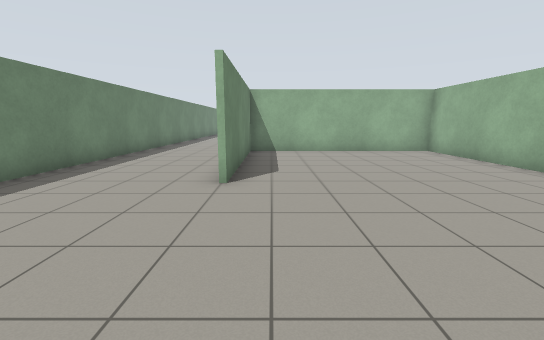
[1] (above)

22 first-person views from a walk through a Gazebo world. The camera is 1.2 m above the floor, tilts 10° down and sees 90° across. The floor is counted in squares, 1 m on a side. Each view is taken from the middle of a square. On the plan, view 1 faces up. The plan holds only what a view shows up to about 12 squares ahead; the rest is blank.

[2]
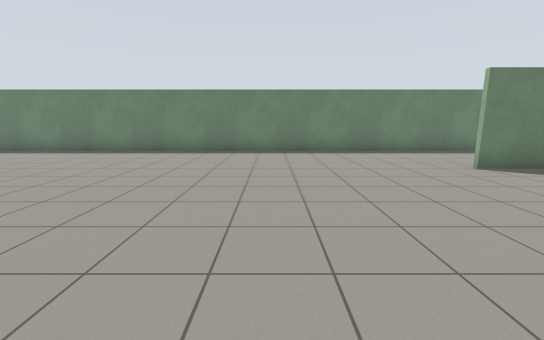

[3]
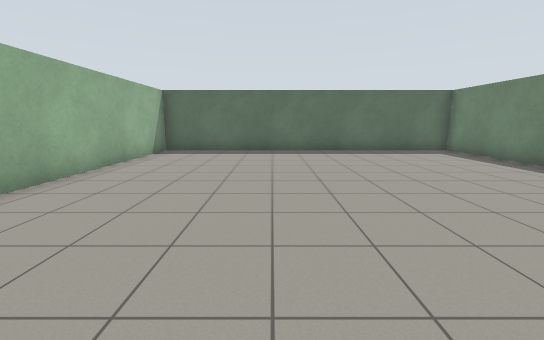

[4]
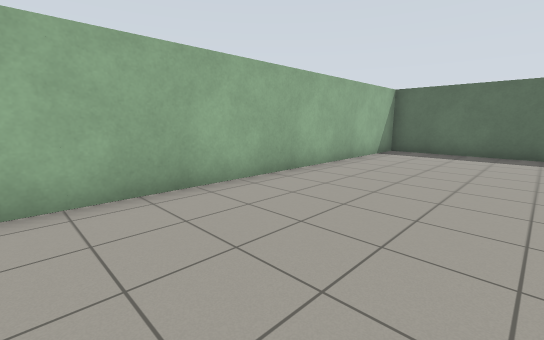

[5]
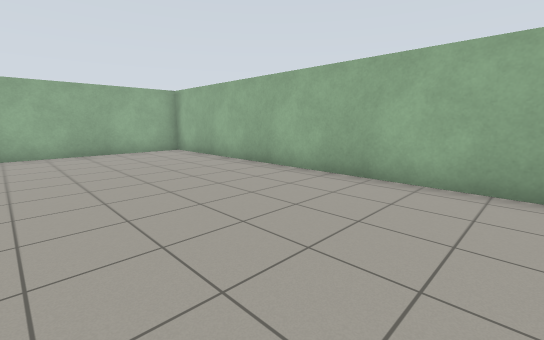

[6]
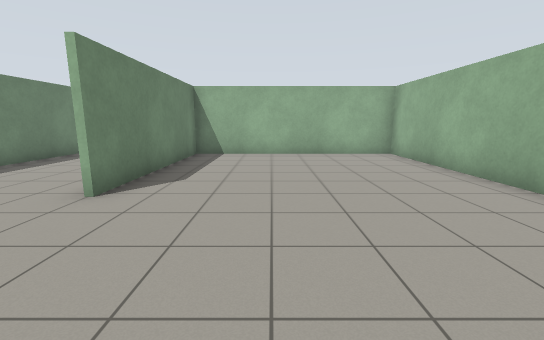

[7]
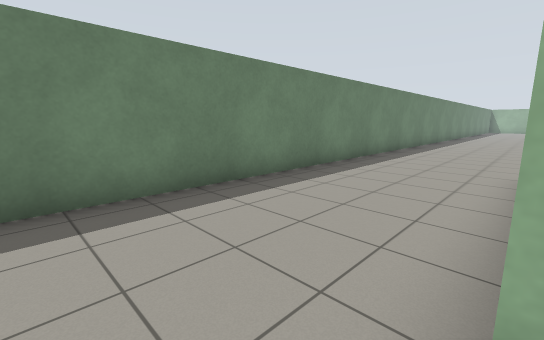

[8]
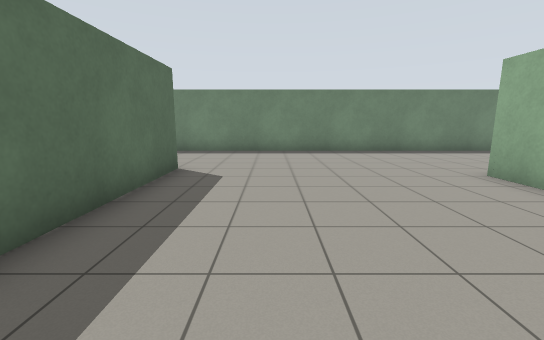

[9]
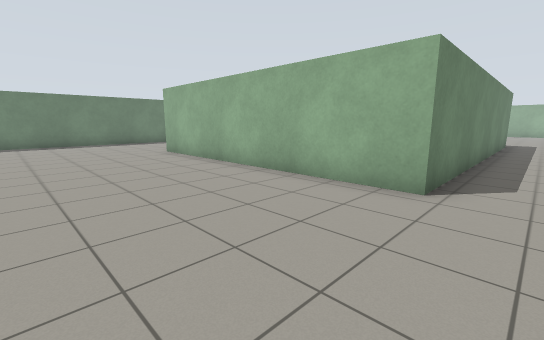

[10]
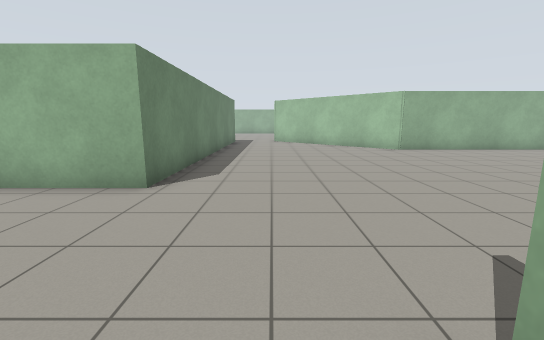

[11]
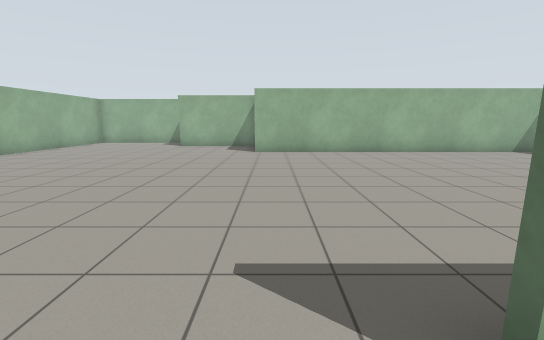

[12]
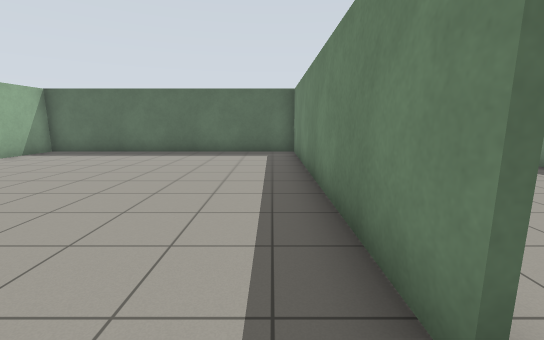

[13]
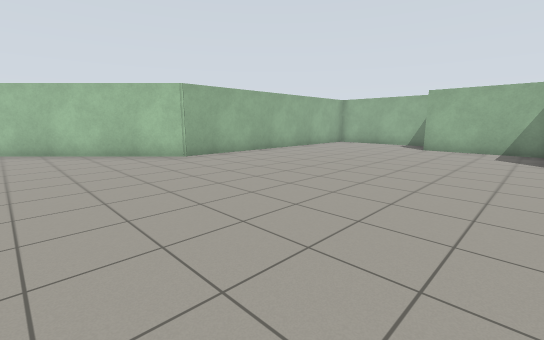

[14]
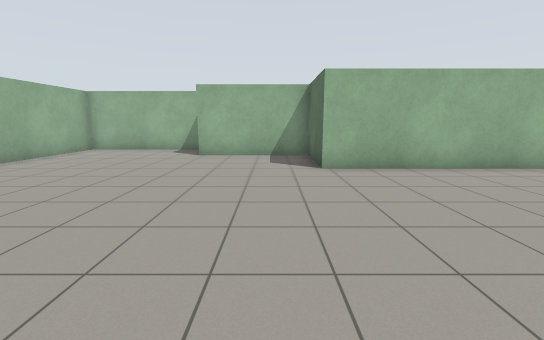

[15]
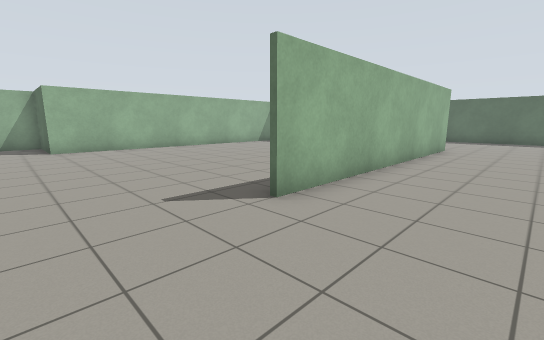

[16]
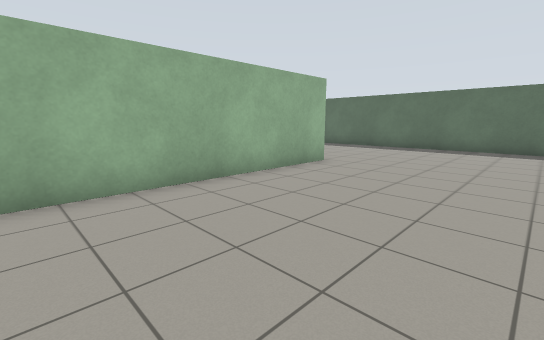

[17]
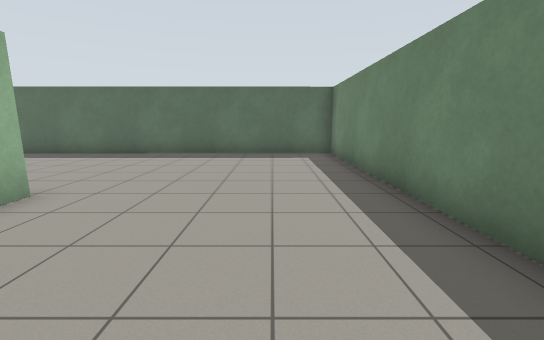

[18]
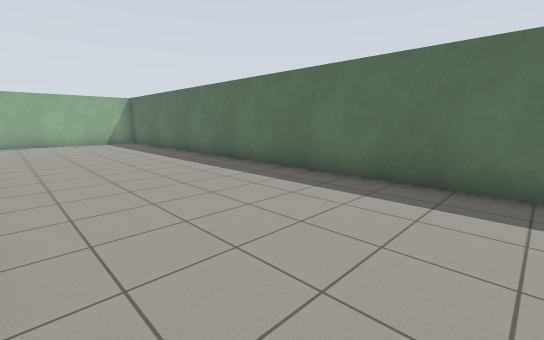

[19]
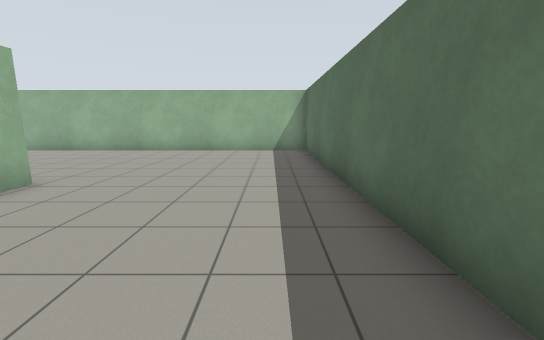

[20]
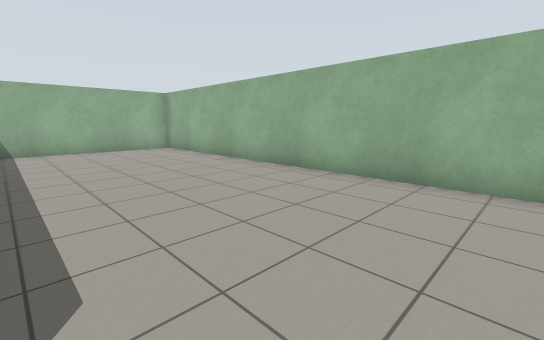

[21]
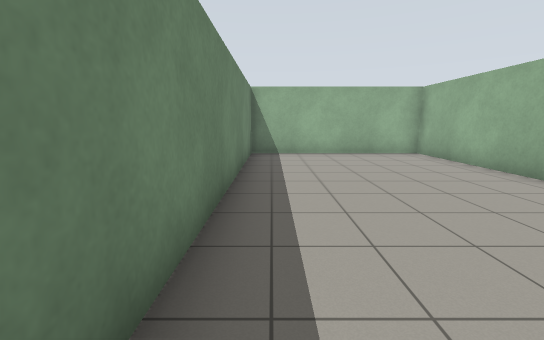

[22]
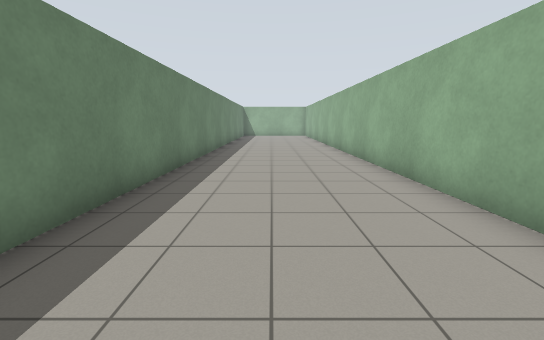

### Floor plan
Ten units are one square. View 1 is at (0, 0); x grows to the right and y downward. Boxes are objects, and circles mark ways between rooms. Rooms are numbered by the first view taken in them; rooms with no view inside come last. Other rooms are left out.
<svg viewBox="-60 -311 362 443">
<path fill="none" stroke="#000" d="M-55 -45 -55 127 66 127 66 -114 -9 -114 -9 -52M131 -150 131 -48 230 -48 230 -167 259 -167 259 -208M67 -69 67 16 297 14 297 -165 232 -165 232 -66M129 -46 129 -150M0 -208 0 -303M-11 -115 37 -115M97 -300 97 -189 -1 -189M232 -47 225 -47M280 -211 280 -259 176 -259 129 -306M-55 -304 -55 -45"/>
<circle cx="-35" cy="-52" r="3" fill="#2a7"/>
<text x="10" y="20">1</text>
<text x="120" y="-150">2</text>
</svg>
Room 1 opens to room 2.

Where each view was taken, in squares from view 1:
view 1: 0 up, 0 right, facing up
view 2: 0 up, 6 right, facing left
view 3: 1 down, 2 right, facing down
view 4: 1 down, 2 right, facing down-right
view 5: 0 up, 1 right, facing up-right
view 6: 1 up, 2 right, facing up
view 7: 4 up, 1 left, facing up-left
view 8: 14 up, 6 right, facing left
view 9: 14 up, 11 right, facing up-left
view 10: 14 up, 12 right, facing up
view 11: 16 up, 12 right, facing right
view 12: 16 up, 14 right, facing down
view 13: 17 up, 13 right, facing up-right
view 14: 18 up, 16 right, facing right
view 15: 18 up, 10 right, facing down-right
view 16: 12 up, 8 right, facing down-right
view 17: 9 up, 9 right, facing down
view 18: 4 up, 13 right, facing down-right
view 19: 0 up, 18 right, facing right
view 20: 4 up, 24 right, facing up-right
view 21: 6 up, 24 right, facing up
view 22: 18 up, 3 left, facing up
